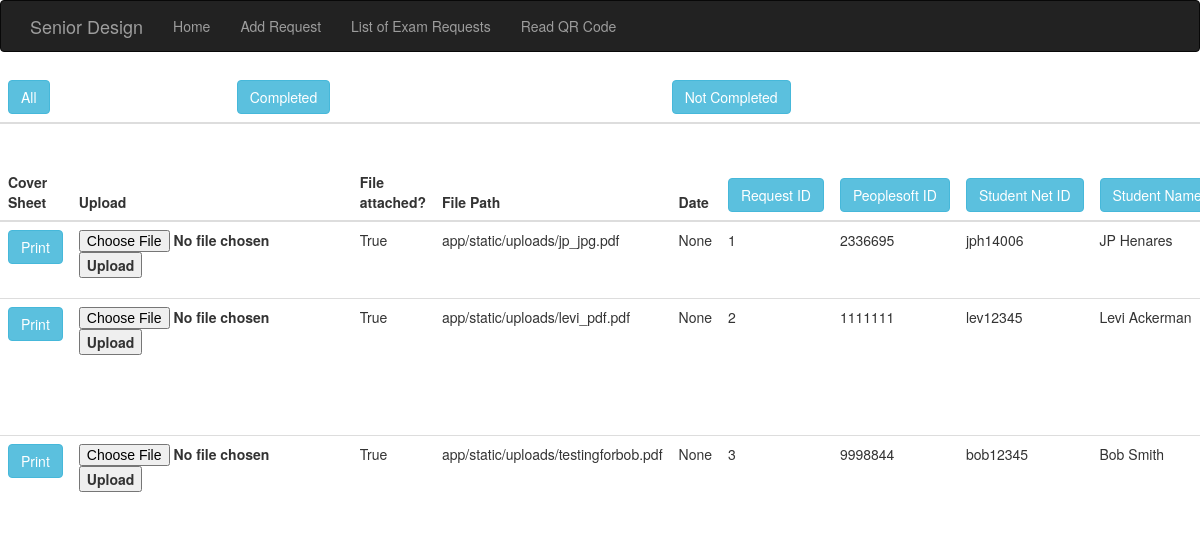
The page /requestList on the database its author committed.
### app/models.py (models this page shows, shortened)
class Examrequest(db.Model):
    id = db.Column(db.Integer,  primary_key=True)
    student_id = db.Column(db.Integer, index=True)
    student_netid = db.Column(db.String(120), index=True)
    student_name = db.Column(db.String(120), index=True)
    course_id = db.Column(db.String(120), index=True)
    course_name = db.Column(db.String(120), index=True)
    exam_type = db.Column(db.String(120), index=True)
    exam_format = db.Column(db.String(120), index=True)
    date = db.Column(db.String(120))
    exam_time = db.Column(db.DateTime(), index=True)
    exam_csd_time = db.Column(db.DateTime(), index=True)
    csd_campus = db.Column(db.String(120), index=True)
    csd_building = db.Column(db.String(120), index=True)
    csd_room = db.Column(db.String(120), index=True)
    csd_seat = db.Column(db.Integer, index=True)
    instructor_netid = db.Column(db.String(120), index=True)
    instructor_name = db.Column(db.String(120), index=True)
    instructor_phone = db.Column(db.Integer, index=True)
    instructor_email = db.Column(db.String(120), index=True)
    material = db.Column(db.String(120), index=True)
    accommodations = db.Column(db.String(120), index=True)
    instructor_notes = db.Column(db.String(120), index=True)
    file_path = db.Column(db.String(120))
    has_file = db.Column(db.String(120))

### app/views.py (the view)
@app.route('/requestList', methods=['GET', 'POST'])
def requestList():
    rows = Examrequest.query.all()
    filterby = 'id'
    return render_template('requestList.html', rows = rows, filterby = filterby)

### app/templates/requestList.html (shortened to what this page needs)
{% extends "base.html" %}
{% import "bootstrap/utils.html" as utils %}
{% import "bootstrap/wtf.html" as wtf %}
{% block content %}
<div class="table-responsive">
    <table class="table">
        <thead>
            <tr>
                <th scope="col">
                    <form action={{'/requestList'}} method="post">
                        <button class="btn btn-info" type="submit">All</button>
                    </form>
                </th>
                <th scope="col">
                    <form action={{'/requestListHasFile'}} method="post">
                        <button class="btn btn-info" type="submit">Completed</button>
                    </form>
                </th>
                <th scope="col">
                    <form action={{'/requestListNoFile'}} method="post">
                        <button class="btn btn-info" type="submit">Not Completed</button>
                    </form>
                </th>
            </tr>
        </thead>
    </table>
</div>
<div class="table-responsive">
    <table class="table">
        <thead>
            <tr>
                <th scope="col">Cover Sheet</th>
                <th scope="col">Upload</th>
                <th scope="col">File attached?</th>
                <th scope="col">File Path</th>
                <th scope="col">Date</th>
                <th scope="col">
                    <form action={{'/requestList'}} method="post">
                        <button class="btn btn-info" type="submit">Request ID</button>
                    </form>
                </th>
                <th scope="col">
                    <form action={{'/requestListPeoplesoftID'}} method="post">
                        <button class="btn btn-info" type="submit">Peoplesoft ID</button>
                    </form>
                </th>
                <th scope="col">
                    <form action={{'/requestListStudentNetID'}} method="post">
                        <button class="btn btn-info" type="submit">Student Net ID</button>
                    </form>
                </th>
                <th scope="col">
                    <form action={{'/requestListStudentName'}} method="post">
                        <button class="btn btn-info" type="submit">Student Name</button>
                    </form>
                </th>
            </tr>
        </thead>
        <tbody>
            {% for row in rows | sort(attribute=filterby) %}
            <tr>
                <th scope="row">
                    <form action={{'/print/'+row.student_netid}} method="post">
                        <button class="btn btn-info" type="submit">Print</button>
                    </form>
                </th>
                <th scope="row">
                    <form action = {{'/uploadSpecific/'+row.student_netid}} method="post" enctype=multipart/form-data>
                        <input type=file name=file>
                        <input type=submit value=Upload>
                    </form>
                </th>
                <td>{{row["has_file"]}}</td>
                <td>{{row["file_path"]}}</td>
                <td>{{row["date"]}}</td>
                <td>{{row["id"]}}</td>
                <td>{{row["student_id"]}}</td>
                <td>{{row["student_netid"]}}</td>
                <td>{{row["student_name"]}}</td>
            </tr>
            {% endfor %}
        </tbody>
    </table>
</div>
{% endblock %}

### app/templates/base.html (shortened to what this page needs)
{%- extends "bootstrap/base.html" %}
{% block styles -%}
  {{super()}}
{% endblock %}
{% block navbar %}
  <div class="navbar navbar-inverse" role="navigation">
    <div class="container">
        <div class="navbar-header">
            <a class="navbar-brand" href="/">Senior Design</a>
        </div>
        <div class="navbar-collapse collapse">
            <ul class="nav navbar-nav">
                <li><a href="/">Home</a></li>
                <li><a href="/requestAdd">Add Request</a></li>
                <li><a href="/requestList">List of Exam Requests</a>
                <li><a href="/upload">Read QR Code</a></li>
            </ul>
        </div>
    </div>
</div>
{% endblock %}

### rows shown on the page
Examrequest: has_file "True", file_path "app/static/uploads/jp_jpg.pdf", date "None", id "1", student_id "2336695", student_netid "jph14006", student_name "JP Henares"
Examrequest: has_file "True", file_path "app/static/uploads/levi_pdf.pdf", date "None", id "2", student_id "1111111", student_netid "lev12345", student_name "Levi Ackerman"
Examrequest: has_file "True", file_path "app/static/uploads/testingforbob.pdf", date "None", id "3", student_id "9998844", student_netid "bob12345", student_name "Bob Smith"
